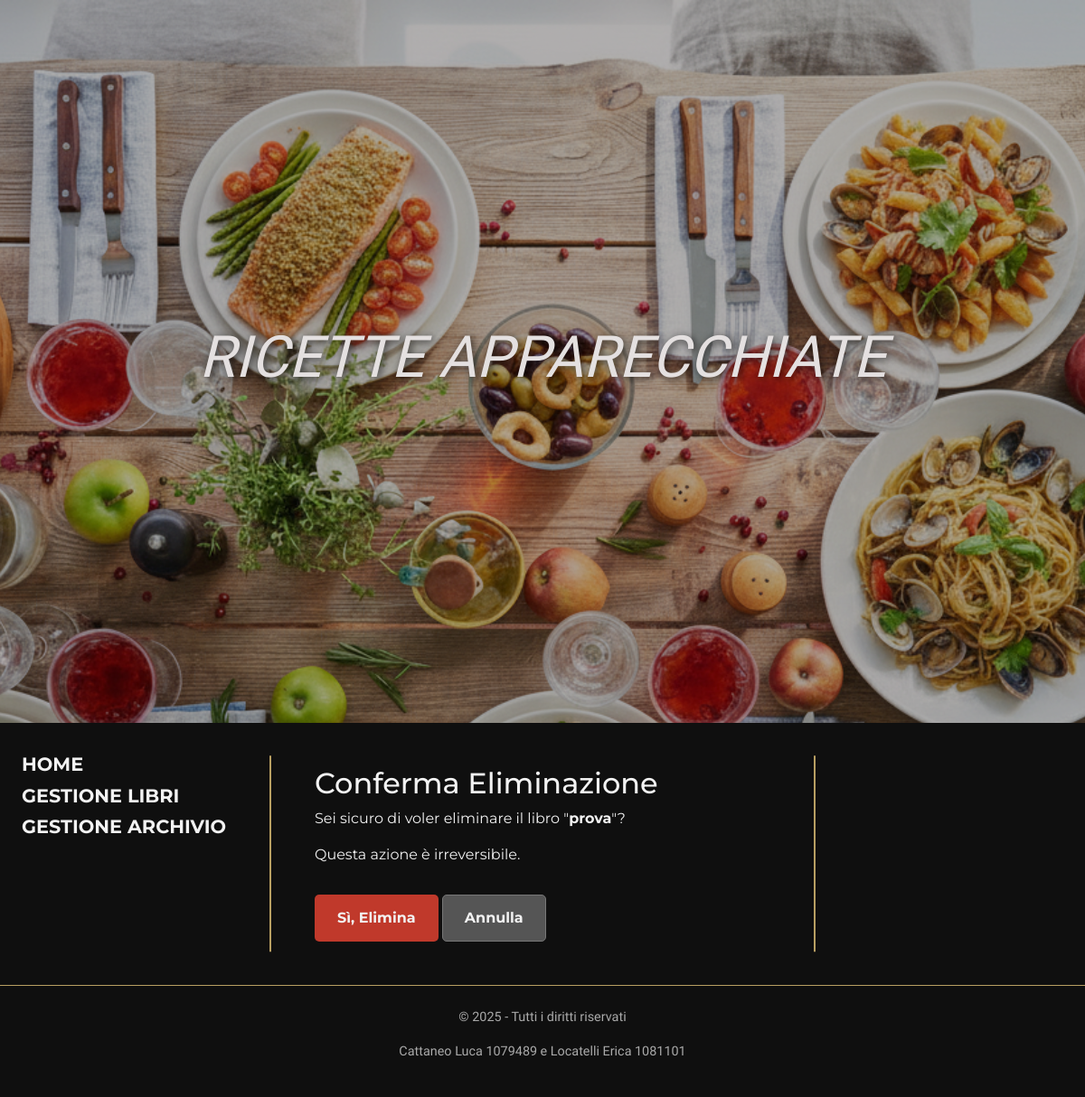
/libri/elimina/019348039/, run on an earlier commit of the app's database.
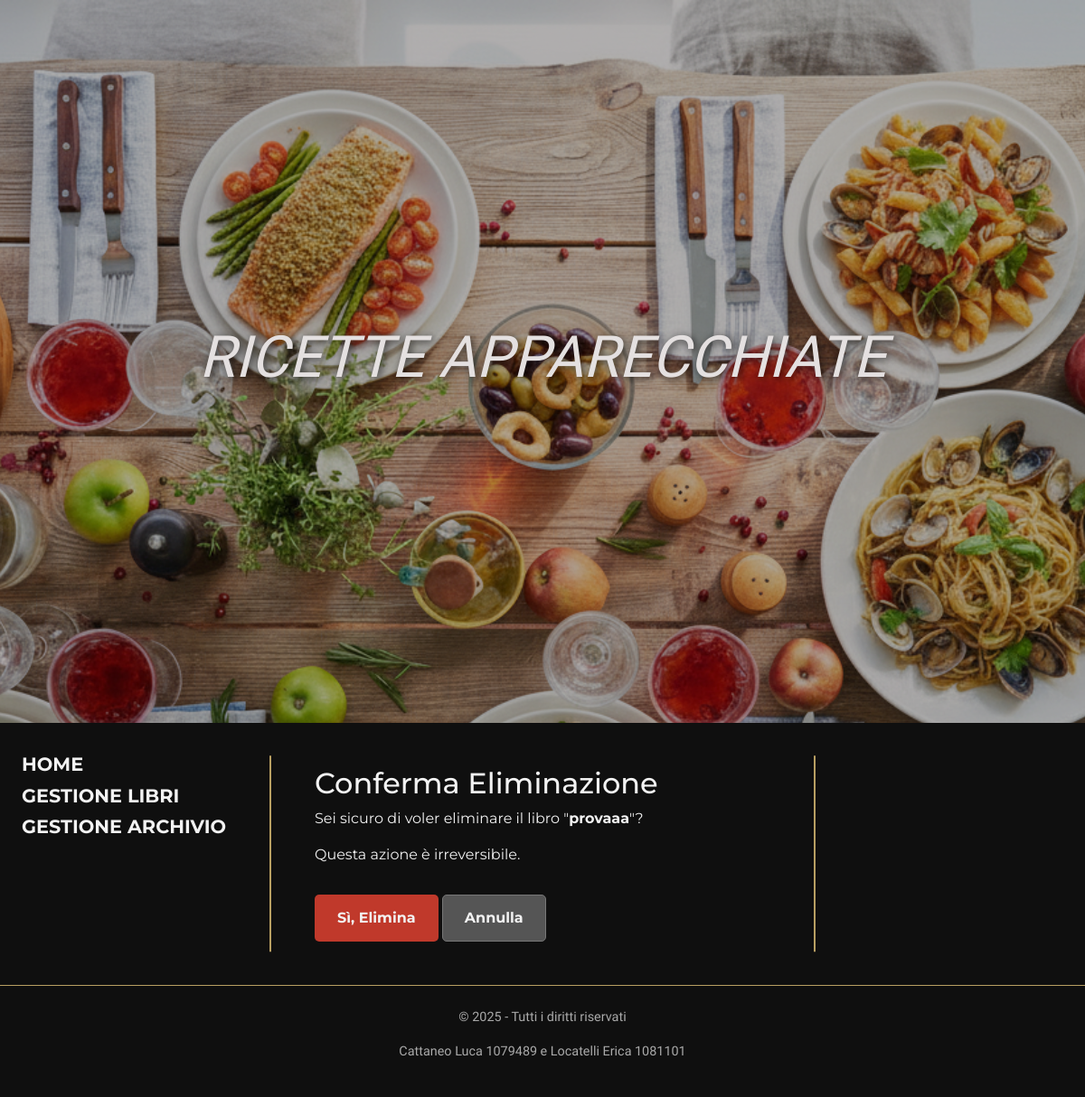
And on a later commit of the database.
### ricette/models.py (models this page shows, shortened)
class Libro(models.Model):
    codISBN = models.CharField(max_length=13, unique=True, primary_key=True)
    titolo = models.CharField(max_length=200)
    anno = models.IntegerField()

### ricette/views.py (the view)
# urls.py: path('libri/elimina/<str:codISBN>/', views.elimina_libro_view, name='elimina-libro'),
def elimina_libro_view(request, codISBN):
    libro = get_object_or_404(Libro, pk=codISBN)
    if request.method == 'POST': # Per sicurezza, eliminiamo solo tramite POST
        libro.delete()
        messages.success(request, f'Il libro "{libro.titolo}" è stato eliminato con successo.')
        return redirect('elenco-libri')
    context = {'libro': libro}
    return render(request, 'ricette/elimina_libro_conferma.html', context)

### ricette/templates/ricette/elimina_libro_conferma.html (shortened to what this page needs)
{% extends 'ricette/base.html' %}
{% block content %}
    <h2>Conferma Eliminazione</h2>
    <p>Sei sicuro di voler eliminare il libro "<strong>{{ libro.titolo }}</strong>"?</p>
    <p>Questa azione è irreversibile.</p>
    <form method="POST" style="margin-top: 2rem;">
        <button type="submit" class="button-delete">Sì, Elimina</button>
        <a href="{% url 'elenco-libri' %}" class="button-secondary">Annulla</a>
    </form>
{% endblock %}

What changed in the data, as far as the page shows it:
changed Libro: titolo "prova" → "provaaa"
